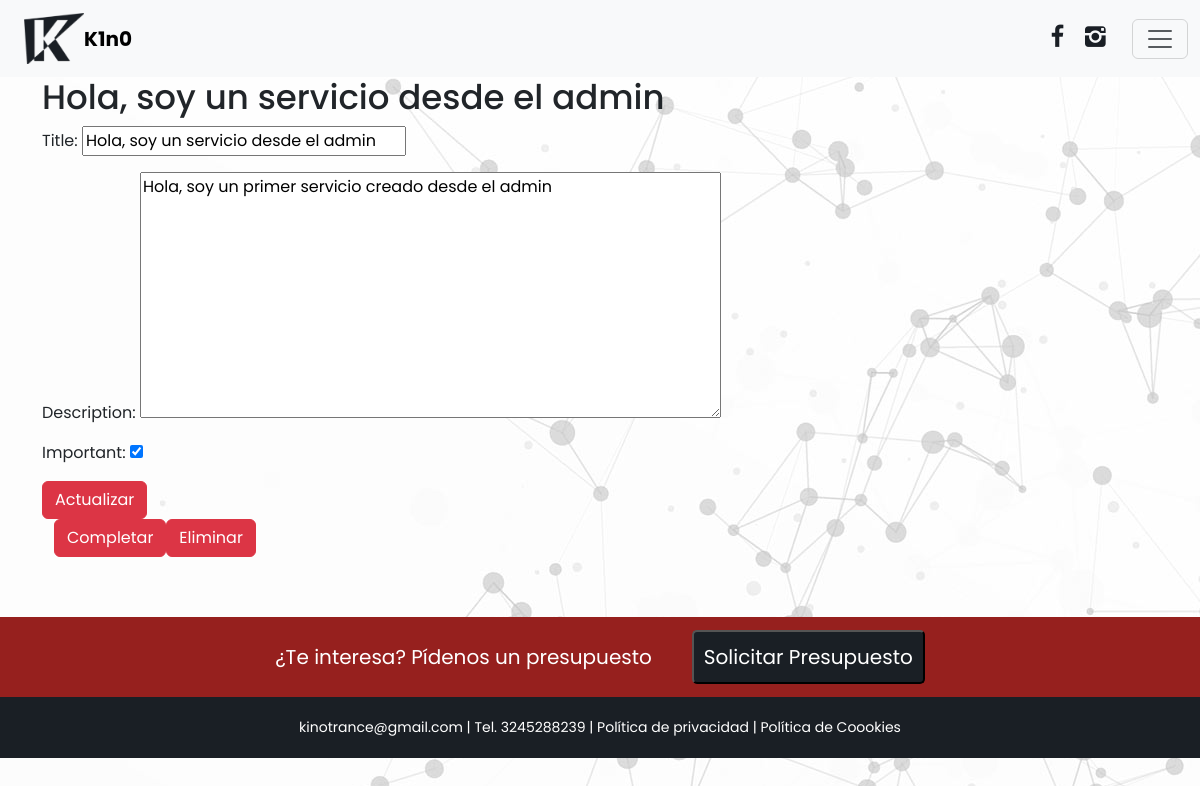
/mis-servicios/servicio/1 (signed in), run on the app's committed database.
### services/models.py (models this page shows, shortened)
class Servicio(models.Model):
    title = models.CharField(max_length=200)
    description = models.TextField(blank=True)
    created = models.DateTimeField(auto_now_add=True)
    datecompleted = models.DateTimeField(null=True, blank=True)
    important = models.BooleanField(default=False)
    user = models.ForeignKey(User, on_delete=models.CASCADE)

### services/views.py (the view, shortened to what this page needs)
# urls.py: path('mis-servicios/servicio/<int:servicio_id>', views.servicio_detalle, name="servicio_detalle"),
@login_required
def servicio_detalle(request, servicio_id):
    if request.method == 'GET':
        servicio = get_object_or_404(Servicio, pk=servicio_id, user=request.user)
        form = ServicioForm(instance=servicio)
        return render(request, 'myservicio-detalle.html', {'servicio': servicio, 'form': form})

### services/forms.py
class ServicioForm(ModelForm):
    class Meta:
        model = Servicio
        fields = ['title', 'description', 'important']

### services/templates/myservicio-detalle.html (shortened to what this page needs)
{% extends 'base.html' %}
{% block content %}
<div class="container">
    <h1>{{servicio.title}}</h1>
    <form method="POST" class="form">
        {{form.as_p}}
        <button class="btn btn-danger">
            Actualizar
        </button>
    </form>
    <div class="container d-flex">
        <form action="{% url 'complete_servicio' servicio.id %}" method="POST" class="form">
            <button class="btn btn-danger">
                Completar
            </button>
        </form>
        <form action="{% url 'complete_servicio' servicio.id %}" method="POST" class="form">
            <button class="btn btn-danger">
                Eliminar
            </button>
        </form>
    </div>
</div>
{% endblock %}

### services/static/css/estilos.css (style rules this page uses)
body { width: 100%; margin: 0px; padding: 0px; font-family: "Poppins", sans-serif; background-image: url("/img/fondo.jpg"); background-repeat: no-repeat; background-attachment: fixed; }
h1 { font-size: 34px; }

### data on the page
Servicio: title "Hola, soy un servicio desde el admin", description "Hola, soy un primer servicio creado desde el admin", important "☑"
